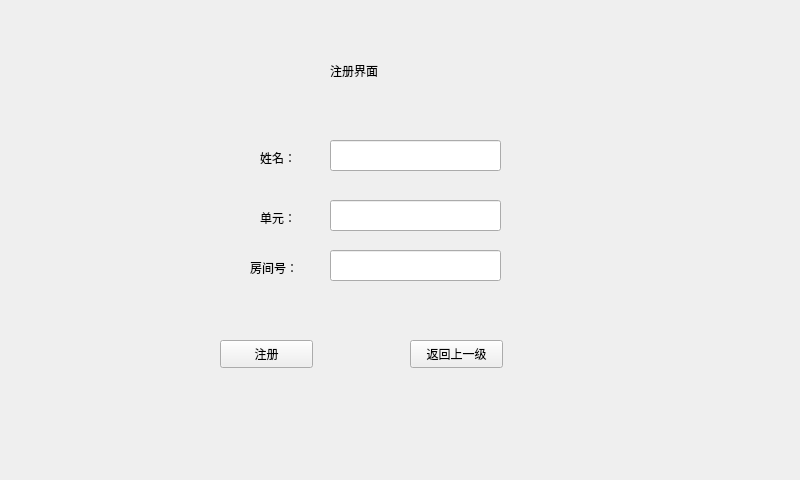
<?xml version="1.0" encoding="UTF-8"?>
<ui version="4.0">
 <class>Register</class>
 <widget class="QWidget" name="Register">
  <property name="geometry">
   <rect>
    <x>0</x>
    <y>0</y>
    <width>800</width>
    <height>480</height>
   </rect>
  </property>
  <property name="windowTitle">
   <string>Form</string>
  </property>
  <widget class="QPushButton" name="pushButton">
   <property name="geometry">
    <rect>
     <x>220</x>
     <y>340</y>
     <width>93</width>
     <height>28</height>
    </rect>
   </property>
   <property name="text">
    <string>注册</string>
   </property>
  </widget>
  <widget class="QPushButton" name="btn_return">
   <property name="geometry">
    <rect>
     <x>410</x>
     <y>340</y>
     <width>93</width>
     <height>28</height>
    </rect>
   </property>
   <property name="text">
    <string>返回上一级</string>
   </property>
  </widget>
  <widget class="QLabel" name="label">
   <property name="geometry">
    <rect>
     <x>330</x>
     <y>50</y>
     <width>231</width>
     <height>41</height>
    </rect>
   </property>
   <property name="styleSheet">
    <string notr="true">font: 20pt &quot;Adobe Arabic&quot;;</string>
   </property>
   <property name="text">
    <string>注册界面</string>
   </property>
  </widget>
  <widget class="QLabel" name="label_2">
   <property name="geometry">
    <rect>
     <x>420</x>
     <y>70</y>
     <width>101</width>
     <height>31</height>
    </rect>
   </property>
   <property name="text">
    <string/>
   </property>
  </widget>
  <widget class="QLineEdit" name="lineEdit">
   <property name="geometry">
    <rect>
     <x>330</x>
     <y>200</y>
     <width>171</width>
     <height>31</height>
    </rect>
   </property>
  </widget>
  <widget class="QLabel" name="label_4">
   <property name="geometry">
    <rect>
     <x>260</x>
     <y>210</y>
     <width>45</width>
     <height>16</height>
    </rect>
   </property>
   <property name="text">
    <string>单元：</string>
   </property>
  </widget>
  <widget class="QLineEdit" name="lineEdit_3">
   <property name="geometry">
    <rect>
     <x>330</x>
     <y>140</y>
     <width>171</width>
     <height>31</height>
    </rect>
   </property>
  </widget>
  <widget class="QLabel" name="label_3">
   <property name="geometry">
    <rect>
     <x>260</x>
     <y>150</y>
     <width>45</width>
     <height>16</height>
    </rect>
   </property>
   <property name="text">
    <string>姓名：</string>
   </property>
  </widget>
  <widget class="QLabel" name="label_5">
   <property name="geometry">
    <rect>
     <x>250</x>
     <y>260</y>
     <width>60</width>
     <height>16</height>
    </rect>
   </property>
   <property name="text">
    <string>房间号：</string>
   </property>
  </widget>
  <widget class="QLineEdit" name="lineEdit_2">
   <property name="geometry">
    <rect>
     <x>330</x>
     <y>250</y>
     <width>171</width>
     <height>31</height>
    </rect>
   </property>
  </widget>
 </widget>
 <resources/>
 <connections/>
</ui>
